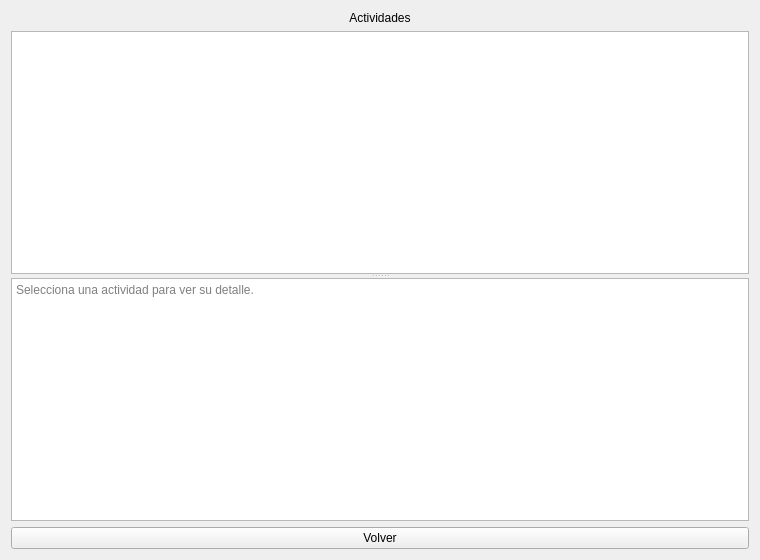
<?xml version="1.0" encoding="UTF-8"?>
<ui version="4.0">
 <class>ActividadesCursoView</class>
 <widget class="QWidget" name="ActividadesCursoView">
  <property name="geometry">
   <rect>
    <x>0</x>
    <y>0</y>
    <width>760</width>
    <height>560</height>
   </rect>
  </property>
  <property name="windowTitle">
   <string>Form</string>
  </property>
  <layout class="QVBoxLayout" name="verticalLayout">
   <item>
    <widget class="QLabel" name="lblCurso">
     <property name="text">
      <string>Actividades</string>
     </property>
     <property name="alignment">
      <set>Qt::AlignmentFlag::AlignCenter</set>
     </property>
    </widget>
   </item>
   <item>
    <widget class="QSplitter" name="splitter">
     <property name="orientation">
      <enum>Qt::Vertical</enum>
     </property>
     <widget class="QTableWidget" name="tablaActividades"/>
     <widget class="QTextBrowser" name="textDetalle">
      <property name="openExternalLinks">
       <bool>true</bool>
      </property>
      <property name="placeholderText">
       <string>Selecciona una actividad para ver su detalle.</string>
      </property>
     </widget>
    </widget>
   </item>
   <item>
    <widget class="QPushButton" name="btnVolver">
     <property name="text">
      <string>Volver</string>
     </property>
    </widget>
   </item>
  </layout>
 </widget>
 <resources/>
 <connections/>
</ui>
